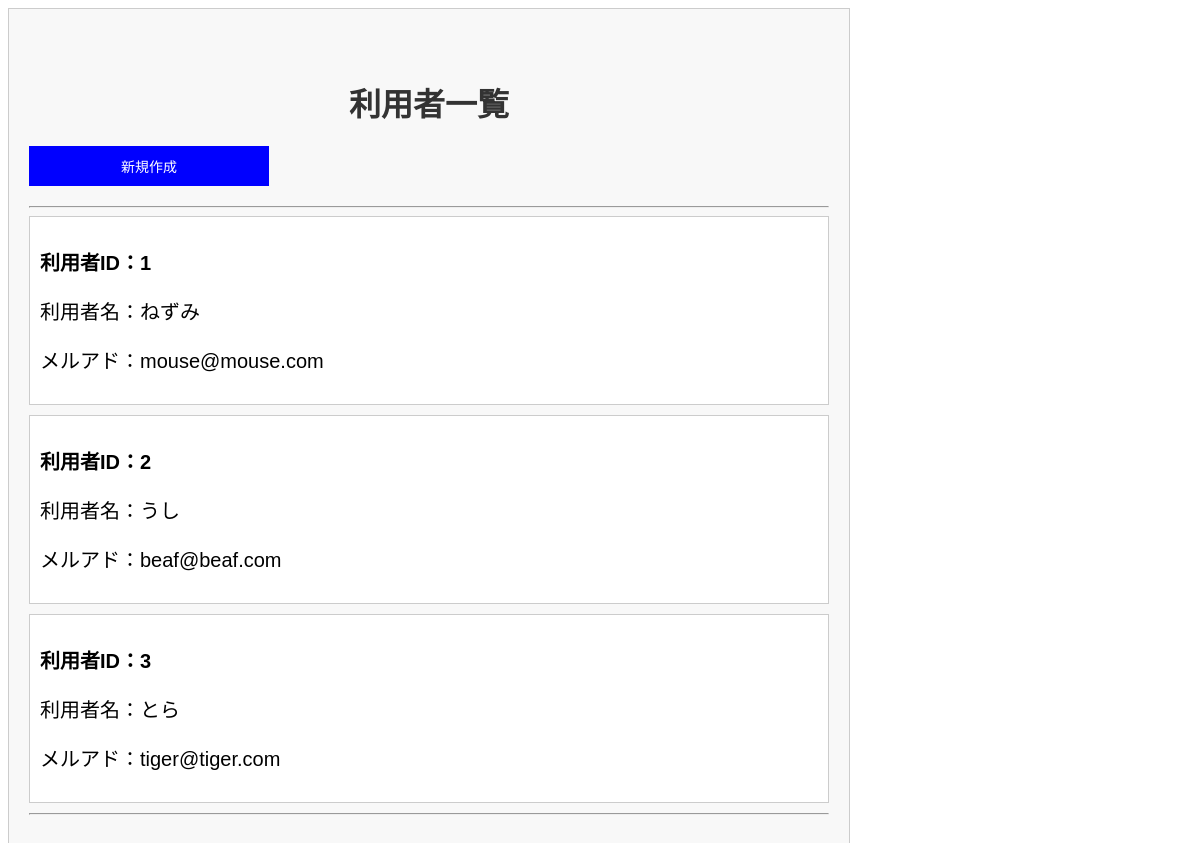
Before: / with the older database file.
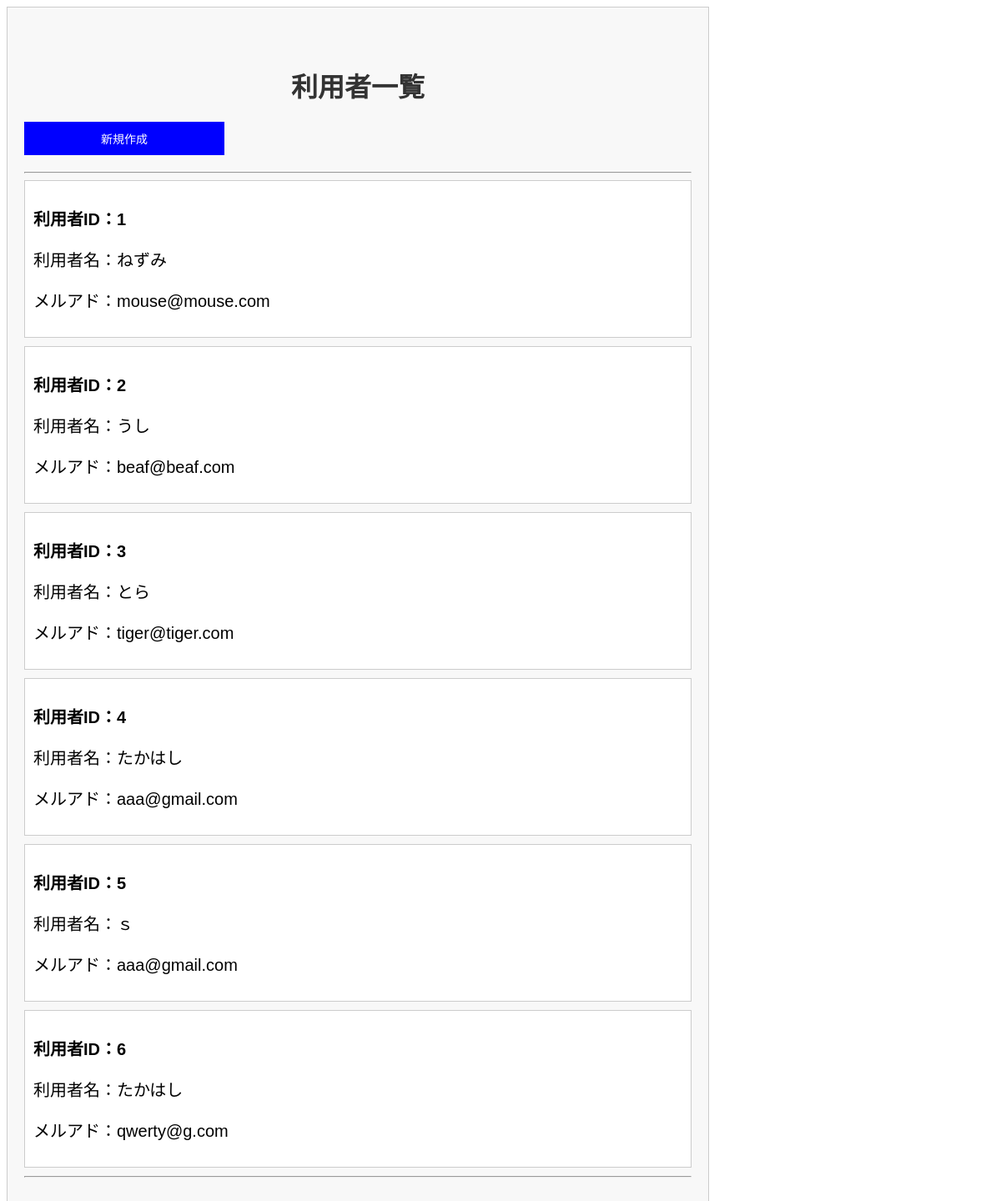
After: the same page with the newer database file.
### models.py (models this page shows, shortened)
class User(db.Model):
    __tablename__ = 'users'
    user_id = db.Column(db.Integer, primary_key=True, autoincrement=True)
    name = db.Column(db.String(200), nullable=False)
    email = db.Column(db.String(200), nullable=False)

### app.py (the view)
@app.route('/')
def index():
    list_users = User.query.all()
    return render_template('users/list.html', list_users=list_users)

### templates/users/list.html (shortened to what this page needs)
<!DOCTYPE html>
<html lang="ja">
<head>
    <link rel="stylesheet" type="text/css" href="{{ url_for('static', filename='style.css') }}">
</head>
<body>
    <div class="container">
        <h1>利用者一覧</h1>
        <a href="{{ url_for('new_user') }}" class="button">新規作成</a>
        <hr>
        <ul>
            {% for user in list_users %}
            <li>
                <div>
                    <p><strong>利用者ID：{{ user.user_id }}</strong></p>
                    <p>利用者名：{{ user.name }}</p>
                    <p>メルアド：{{ user.email }}</p>
                </div>
            </li>
            {% endfor %}
        </ul>
        <hr>
    </div>
</body>
</html>

### static/style.css (style rules this page uses)
.container { background-color: #f8f8f8; max-width: 800px; padding: 20px; font-family: Arial, sans-serif; }
h1 { color: #333; text-align: center; margin-top: 50px; }
.button { background-color: blue; border: none; color: white; padding: 10px 20px; text-align: center; text-decoration: none; display: inline-block; font-size: 14px; margin-bottom: 20px; }
a.button { display: block; width: 200px; }
ul { list-style-type: none; margin: 0; padding: 0; }
div { background-color: white; border: 1px solid #ccc; margin-bottom: 10px; padding: 10px; }
p { font-size: 20px; }

Changed rows visible on the page:
added User: user_id "4", name "たかはし", email "aaa@gmail.com"
added User: user_id "5", name "ｓ", email "aaa@gmail.com"
added User: user_id "6", name "たかはし", email "qwerty@g.com"
